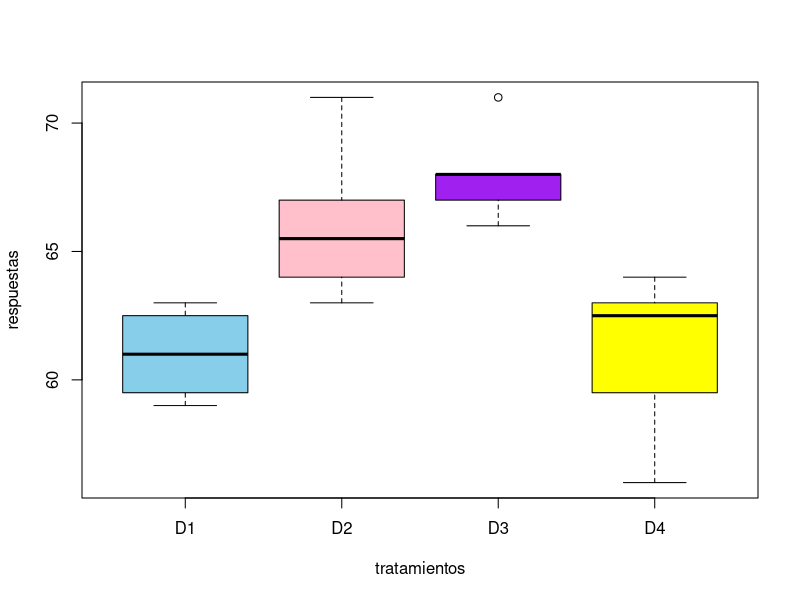

Reproduce this figure in R. (Note: this script raises an error after producing the figure.)
#Para comparar cuatro dietas D 1 , D 2 , D 3 y D 4 , respecto a su influencia
#en el tiempo de coagulación de la sangre, se seleccionaron 24 animales y
#cada un recibió aleatoriamente una de las dietas. Los datos se muestran a
#continuación

#Hacer un diseño totalmente aleotarizado y Annova para comprobar hipotesis

# D1 = {61, 60, 63, 59} - 4 animales
# D2 = {63, 67, 71, 64, 65, 66} - 6 animales
# D3 = {68, 66, 71, 67, 68, 68} - 6 animales
# D4 = {56, 62, 60, 63, 63, 64, 63, 59} - 8 animales

#El diseño completamente aleorizado permite asignar de forma aleaotoria un tratamiento y evitar el sesgo de asignacion
#sesgo de asignacion.


tratamientos=rep(c("D1","D2","D3","D4"),c(4,6,6,8)) # c(4,6,6,8) indica el numero de animales que se aplico la dieta
tratamientos
#aplicando la funcion rep que sirve para repetir elementos de un vector por ejemplo D1 se repite 4 veces, D2 se repite 6 veces
#asi sucesivamente es decir obtenido un vector: "D1" "D1" "D1" "D1" "D2" "D2" "D2" "D2" "D2" "D2" "D3" "D3" 
# "D3" "D3" "D3" "D3" "D4" "D4" "D4" "D4" "D4" "D4" "D4" "D4" es cual se empareja con la variable respuesta

length(tratamientos) #Para indicar el numero de datos coompilados en la tablas, ademas para ver si el comando esta bien 

respuestas= c(62,60,63,59,
              63,67,71,64,65,66,
              68,66,71,67,68,68,
              56,62,60,63,63,64,63,59) #Los datos son separados para que se vean ordenados
length(respuestas)
datosdietas=data.frame(tratamientos,respuestas) #crear un marco de datos en una tabla donde se relaciona tratamientos y respuestas
datosdietas #ver en una tabla la relacion de datos de tratamientos y respuestas
attach(datosdietas) #Adjuntar datos al entorno de trabajo en R, esto hacer que la variable del marco de trabajo son accesibles por su
#nombre, estas variables se entiende como columnas para esta caso son las variable llamadas "tratamientos" y "respuestas"

boxplot(respuestas~tratamientos,data=datosdietas, col=c("skyblue","pink","purple","yellow")) #crear diagrama de caja
#que muestra la distribucion de datos en cuartiles
#como interpretar un boxplot

#La linea central representa la mediana, es decir el valor medio cuando los datos se ordenar de
#forma ascendente


#SUPUESTOS -diagnosticos
residualesd=residuals(modelodietas)
residualesd

#Normalidad
#Gráficos
par(mfrow=c(1,2))#División plano
plot(density(residualesd))
plot(modelodietas,which=2) #Grafico cuantil cuantil
#Los graficos ayudan en la coclusión del anova, sin embargo hace falta una prueba de hipotesis
dev.off()

#Prueba de normalidad
shapiro.test(residualesd)
#No rechazo H, acepto H
#Hay normalidad

#Supuesto de Homocedasticidad
#Gráfico
plot(modelodietas,which=1) #No hay embudos
install.packages("car")

#Test de Bartlett
bartlett.test(respuestas~tratamientos,data=datosdietas)
#Hay homocedasticidad, no rechazo H

#Independencia (Supuesto)
plot(1:24,residualesd,pch=8)

#ANOVA
modelodietas=aov(respuestas~tratamientos,data=datosdietas)
summary(modelodietas)

#Interpretacion anova
#los tratamientos o las dietas si tienen efecto en la variable respuesta que es el tiempo de coagulación 
